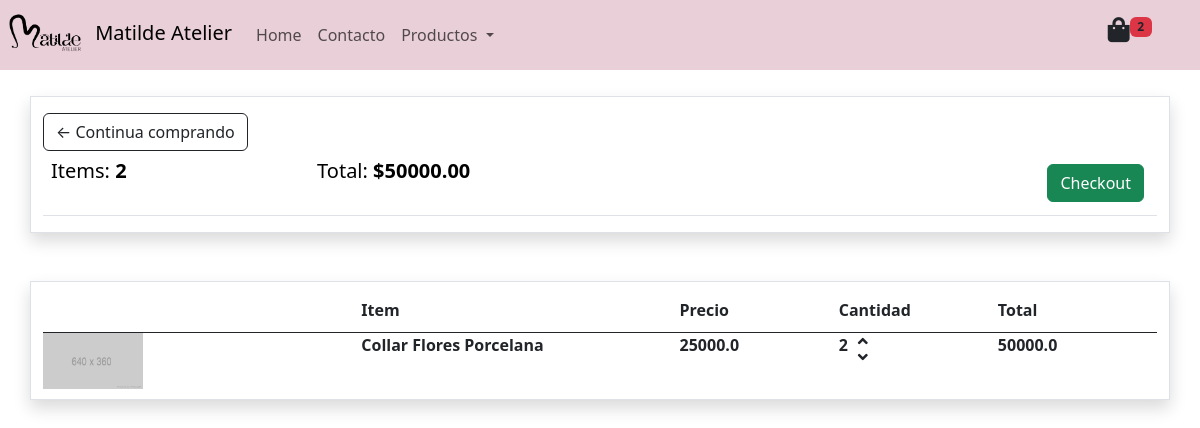
/cart/ (signed in), run on an earlier commit of the app's database.
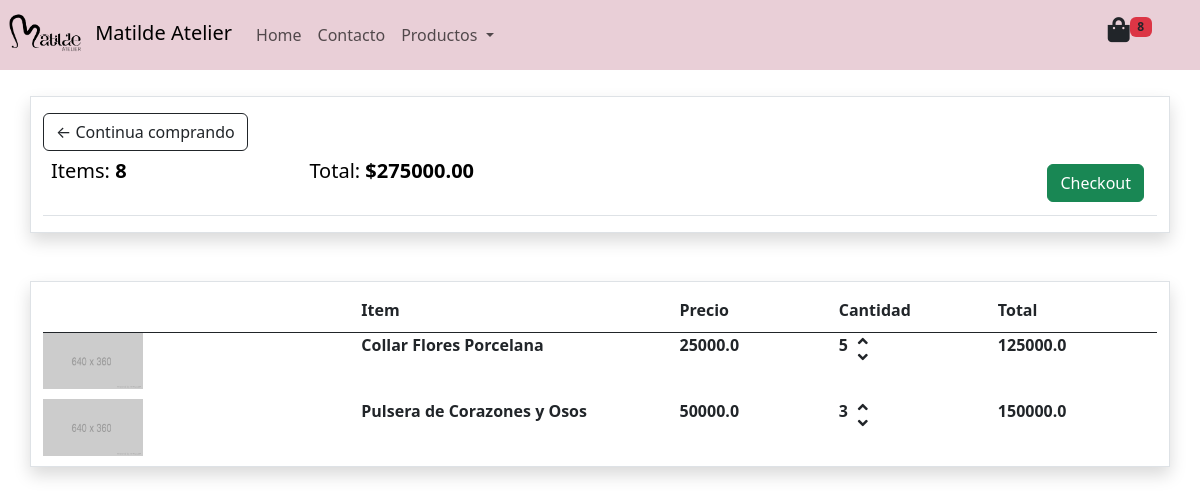
And on a later commit of the database.
### erp/models.py (models this page shows, shortened)
class Order(models.Model):
    customer = models.ForeignKey(Costumer, on_delete=models.SET_NULL, null=True, blank=True)
    date_ordered = models.DateField(auto_now_add=True)
    complete = models.BooleanField(default=False, null=True, blank=False)
    transaction_id = models.CharField(max_length=200, null=True)
    @property
    def get_cart_total(self):
        orderitems = self.orderitem_set.all()
        total = sum([item.get_total for item in orderitems])
        return total
    @property
    def get_cart_items(self):
        orderitems = self.orderitem_set.all()
        total = sum(item.quantity for item in orderitems)
        return total

class OrderItem(models.Model):
    product = models.ForeignKey(Productos, on_delete=models.SET_NULL, blank=True, null=True)
    order = models.ForeignKey(Order, on_delete=models.SET_NULL, blank=True, null=True)
    quantity = models.IntegerField(default=0, null=True, blank=True)
    date_added = models.DateTimeField(auto_now_add=True)
    @property
    def get_total(self):
        total = self.product.precio * self.quantity
        return total

class Productos(models.Model):
    codigo = models.CharField(max_length=255, unique=True)
    nombre = models.CharField(max_length=255, unique=True)
    cantidad = models.IntegerField(default=1)
    precio = models.DecimalField(default=0.00, decimal_places=2, max_digits=9)
    foto = models.ImageField(null=True, blank=True)

### erp/vistas/category/views.py (the view)
# urls.py: path('cart/', carrito, name='carro'),
def carrito(request):
    if request.user.is_authenticated:
        customer = request.user.costumer
        order, created = Order.objects.get_or_create(customer=customer, complete=False)
        items = order.orderitem_set.all()
    else:
        items = []
        order = {'get_cart_total': 0, 'get_cart_items': 0}
    context = {'items': items, 'order': order}
    return render(request, 'carro.html', context)

### erp/templates/carro.html (shortened to what this page needs)
<!DOCTYPE html>
<html lang="en">
{% extends 'encabezado.html' %}
{% block content %}
{% load static %}
<br>
<br>
<div class="container pt-3 mt-5 border shadow">
    <div class="row">
        <div class="col-lg">
            <div class="box-element">
                <a class="btn btn-outline-dark" href="{% url 'tienda' %}">&#x2190; Continua comprando</a>
                <table class="table">
                    <tr>
                        <th><h5> Items: <strong>{{order.get_cart_items}}</strong></h5></th>
                        <th><h5> Total: <strong>${{order.get_cart_total}}</strong></h5></th>
                        <th>
                            <a style="float: right; margin: 5px" class="btn btn-success" href="{% url 'checkout' %}">
                                Checkout </a>
                        </th>
                    </tr>
                </table>
            </div>
        </div>
    </div>
</div>
<div class="container pt-3 mt-5 border shadow">
    <div class="row">
        <div class="col-lg">
            <div class="box-element">
                <div class="alinear" style="border-bottom: 1px solid;">
                    <div style="flex: 2"></div>
                    <div style="flex: 2"><strong>Item</strong></div>
                    <div style="flex: 1"><strong>Precio</strong></div>
                    <div style="flex: 1"><strong>Cantidad</strong></div>
                    <div style="flex: 1"><strong>Total</strong></div>
                </div>
                {% for item in items %}
                <div class="alinear">
                    <div style="flex: 2">
                        {% if item.product.foto %}
                        <img style="width: 100px" src= "{{item.product.foto.url}}" alt="">
                        {% else %}
                        <img style="width: 100px" src= "{% static 'lib/adminelt/img/placeholder.png' %}" alt="">
                        {% endif %}
                    </div>
                    <div style="flex: 2"><strong>{{item.product.nombre}}</strong></div>
                    <div style="flex: 1"><strong>{{item.product.precio|floatformat:1}}</strong></div>
                    <div style="flex: 1; display: flex; aling-items: center;">
                        <p style="display: inline-block; font-weight: 700; padding-right: 10px;">{{item.quantity}}</p>
                        <div style="display: inline-block; font-weight: 700; padding-right: 10px;">
                            <i data-product="{{item.product.codigo}}" data-action="add" onclick="getNumber('{{user}}')" class='fas fa-angle-up' style="width: 12px; cursor: pointer; display: block"></i>
                            <i data-product="{{item.product.codigo}}" data-action="remove" onclick="getNumber('{{user}}')" class='fas fa-angle-down' style="width: 12px; cursor: pointer; display: block"></i>
                        </div>
                    </div>
                    <div style="flex: 1"><strong>{{item.get_total|floatformat:1}}</strong></div>
                </div>
                {% endfor %}
            </div>
        </div>
    </div>
</div>
{% endblock %}

### templates/encabezado.html (shortened to what this page needs)
<!DOCTYPE html>
<html lang="en">
{% load static %}
<head>
    <link href="{% static 'lib/bootstrap-5.3.2-dist/css/bootstrap.min.css' %}" rel="stylesheet">
    <link rel="stylesheet" href="{% static 'lib/adminelt//plugins/fontawesome-free/css/all.min.css' %}">
    <link rel="stylesheet" href="{% static 'css/estilos.css' %}">
    <link href="https://unpkg.com/aos@2.3.1/dist/aos.css" rel="stylesheet">
</head>
<body class="hold-transition layout-top-nav">
<nav class="navbar navbar-expand-sm navbar-light fixed-top" data-aos="zoom-out-left" id="navbarCollapse"
     style="background-color: #E9CFD7;height: 70px;">
    <a class="navbar-brand" href="#">
        <img src="{% static 'lib/adminelt/img/Matilde Atelier_Logo horizontal secundario líneas negras (sin fondo).png' %}"
             alt="Logo" style="width:90px;" class="rounded-pill">
        <span>Matilde Atelier</span>
    </a>
    <div class="collapse navbar-collapse" id="collapsibleNavbar">
        <ul class="navbar-nav">
            <li class="nav-item">
                <a class="nav-link" href="{% url 'inicio' %}">Home</a>
            </li>
            <li class="nav-item">
                <a class="nav-link" href="#">Contacto</a>
            </li>
            <li class="nav-item dropdown">
                <a class="nav-link dropdown-toggle" data-bs-toggle="dropdown">
                    Productos
                </a>
            </li>
        </ul>
        <a type="button" href="{% url 'carro' %}"  class="nav-link d-flex d-block ms-auto me-5">
            <i class="fa fa-shopping-bag" style="font-size: 25px">
            </i>
            <p class="badge text-bg-danger text-dark navbar-badge">{{order.get_cart_items}}</p>
        </a>
    </div>
</nav>
{% block content %}
{% endblock %}
</body>
</html>

### static/css/estilos.css (style rules this page uses)
.alinear { display: flex; align-items: flex-stretch; padding-bottom: 10px; }

What changed in the data, as far as the page shows it:
changed through a linked row, Order: get_cart_items "2" → "8"; get_cart_total "50000.00" → "275000.00"
changed OrderItem "Collar Flores Porcelana": quantity "2" → "5"; get_total "50000.0" → "125000.0"
added OrderItem: product.nombre "Pulsera de Corazones y Osos", product.precio "50000.0", quantity "3", get_total "150000.0"
